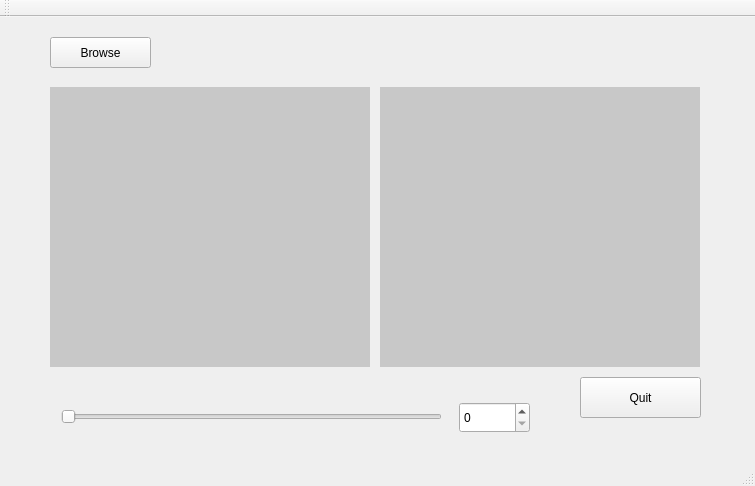
<?xml version="1.0" encoding="UTF-8"?>
<ui version="4.0">
 <class>MainWindow</class>
 <widget class="QMainWindow" name="MainWindow">
  <property name="geometry">
   <rect>
    <x>0</x>
    <y>0</y>
    <width>755</width>
    <height>486</height>
   </rect>
  </property>
  <property name="windowTitle">
   <string>MainWindow</string>
  </property>
  <widget class="QWidget" name="centralWidget">
   <widget class="QLabel" name="label">
    <property name="geometry">
     <rect>
      <x>50</x>
      <y>70</y>
      <width>320</width>
      <height>280</height>
     </rect>
    </property>
    <property name="styleSheet">
     <string notr="true">background-color: rgb(200, 200, 200);</string>
    </property>
    <property name="text">
     <string/>
    </property>
   </widget>
   <widget class="QLabel" name="label_2">
    <property name="geometry">
     <rect>
      <x>380</x>
      <y>70</y>
      <width>320</width>
      <height>280</height>
     </rect>
    </property>
    <property name="styleSheet">
     <string notr="true">background-color: rgb(200, 200, 200);</string>
    </property>
    <property name="text">
     <string/>
    </property>
   </widget>
   <widget class="QPushButton" name="Browse">
    <property name="geometry">
     <rect>
      <x>50</x>
      <y>20</y>
      <width>101</width>
      <height>31</height>
     </rect>
    </property>
    <property name="text">
     <string>Browse</string>
    </property>
   </widget>
   <widget class="QPushButton" name="pushButton">
    <property name="geometry">
     <rect>
      <x>580</x>
      <y>360</y>
      <width>121</width>
      <height>41</height>
     </rect>
    </property>
    <property name="text">
     <string>Quit</string>
    </property>
   </widget>
   <widget class="QSpinBox" name="spinBox">
    <property name="enabled">
     <bool>true</bool>
    </property>
    <property name="geometry">
     <rect>
      <x>459</x>
      <y>385</y>
      <width>71</width>
      <height>31</height>
     </rect>
    </property>
   </widget>
   <widget class="QSlider" name="horizontalSlider">
    <property name="geometry">
     <rect>
      <x>61</x>
      <y>384</y>
      <width>381</width>
      <height>31</height>
     </rect>
    </property>
    <property name="orientation">
     <enum>Qt::Horizontal</enum>
    </property>
   </widget>
  </widget>
  <widget class="QMenuBar" name="menuBar">
   <property name="geometry">
    <rect>
     <x>0</x>
     <y>0</y>
     <width>755</width>
     <height>21</height>
    </rect>
   </property>
  </widget>
  <widget class="QToolBar" name="mainToolBar">
   <attribute name="toolBarArea">
    <enum>TopToolBarArea</enum>
   </attribute>
   <attribute name="toolBarBreak">
    <bool>false</bool>
   </attribute>
  </widget>
  <widget class="QStatusBar" name="statusBar"/>
 </widget>
 <layoutdefault spacing="6" margin="11"/>
 <resources/>
 <connections/>
</ui>
